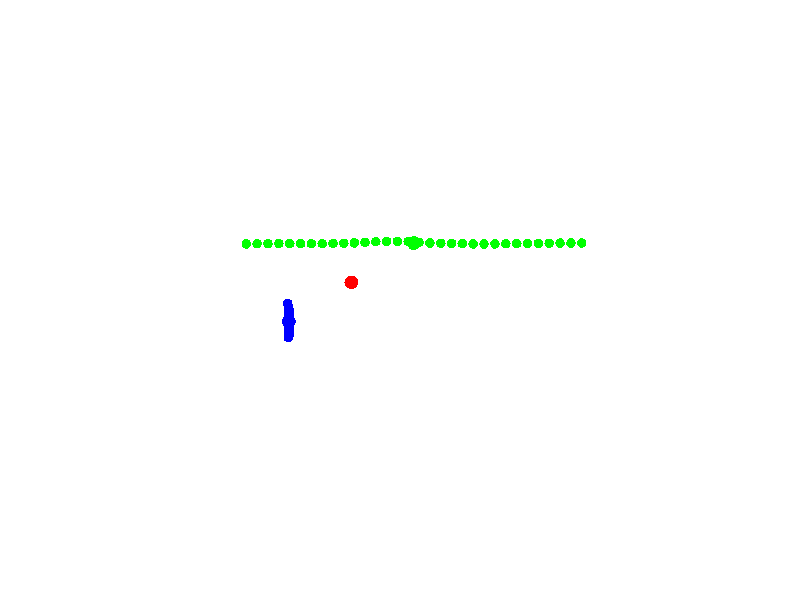

MATLAB code to generate this figure: (Note: this script raises an error after producing the figure.)
%
%  
%
% Copyright (c) 2013 Junjie Cao
clc;clear all;close all;
addpath(genpath('../../'));
DEBUG = 1;

%% input
v1 = [0.293195, 0.363208, 1.38009
0.273968, 0.36307, 1.37754
0.25467, 0.362952, 1.3756
0.235315, 0.362821, 1.37434
0.215936, 0.362648, 1.37355
0.196547, 0.362448, 1.37312
0.177155, 0.362206, 1.37351
0.157766, 0.36191, 1.37392
0.138373, 0.361663, 1.37414
0.118992, 0.361552, 1.37492
0.099642, 0.361646, 1.37619
0.0803398, 0.362023, 1.37806
0.0610625, 0.362541, 1.38014
0.0417726, 0.362902, 1.38208
0.0224478, 0.363303, 1.38368
0.00319045, 0.3645, 1.38566
-0.0160554, 0.365908, 1.38762
-0.0353928, 0.36636, 1.38898
-0.0547735, 0.366077, 1.38953
-0.0741538, 0.365506, 1.38949
-0.0933258, 0.364414, 1.38683
-0.112223, 0.363512, 1.38256
-0.131062, 0.36278, 1.378
-0.150256, 0.362362, 1.37529
-0.169554, 0.362024, 1.3734
-0.188916, 0.361846, 1.37226
-0.208303, 0.361927, 1.37183
-0.227696, 0.36222, 1.37201
-0.247063, 0.362274, 1.37301
-0.266401, 0.362085, 1.3745
-0.285717, 0.361856, 1.37615
-0.304993, 0.361626, 1.37831];

v2 = [-0.229895, 0.194241, 0.51736
-0.229454, 0.195681, 0.534269
-0.229211, 0.197126, 0.551183
-0.229009, 0.198557, 0.568099
-0.228834, 0.200013, 0.585013
-0.228684, 0.20148, 0.601926
-0.228552, 0.202958, 0.618837
-0.228456, 0.204471, 0.635746
-0.228404, 0.20604, 0.65265
-0.228405, 0.207657, 0.669551
-0.228448, 0.209311, 0.686446
-0.228522, 0.211007, 0.703338
-0.228616, 0.212761, 0.720224
-0.228709, 0.214544, 0.737107
-0.228787, 0.21633, 0.75399
-0.228836, 0.218104, 0.770874
-0.228851, 0.219846, 0.78776
-0.228854, 0.221549, 0.804652
-0.228869, 0.223206, 0.821548
-0.228909, 0.224802, 0.83845
-0.22895, 0.226376, 0.855354
-0.228986, 0.227963, 0.872257
-0.229009, 0.229574, 0.889157
-0.229014, 0.231217, 0.906053
-0.228996, 0.232891, 0.922948
-0.228961, 0.234602, 0.939839
-0.228923, 0.236352, 0.956726
-0.228893, 0.238126, 0.973609
-0.228878, 0.239913, 0.990491
-0.228883, 0.241695, 1.00738
-0.228933, 0.243476, 1.02426
-0.229081, 0.245298, 1.04114
-0.229386, 0.247212, 1.058
-0.229772, 0.249187, 1.07486
-0.23022, 0.251223, 1.09171
-0.230766, 0.253349, 1.10854
-0.231348, 0.255594, 1.12536];
c1 = mean(v1);
c2 = mean(v2);
c = 0.5*(c1+c2);
figure('Name','input'); set(gcf,'color','white');hold on;
scatter3(v1(:,1),v1(:,2), v1(:,3),50,'g','filled');
scatter3(c1(:,1),c1(:,2), c1(:,3),100,'g','filled');
scatter3(v2(:,1),v2(:,2), v2(:,3),50,'b','filled');
scatter3(c2(:,1),c2(:,2), c2(:,3),100,'b','filled');
scatter3(c(:,1),c(:,2), c(:,3),100,'r','filled');
axis off; axis equal; mouse3d;

%% rotate verts2 around center Axis 
center = [0.00318914,0.223123,0.819125];
direction =[-0.0020372,0.10127,0.994856];
angle = 3.14159;

figure('Name','c++'); set(gcf,'color','white');hold on;
scatter3(v1(:,1),v1(:,2), v1(:,3),50,'g','filled');
scatter3(c1(:,1),c1(:,2), c1(:,3),100,'g','filled');
scatter3(v2(:,1),v2(:,2), v2(:,3),50,'b','filled');
scatter3(c2(:,1),c2(:,2), c2(:,3),100,'b','filled');
scatter3(center(:,1),center(:,2), center(:,3),100,'r','filled');
axis off; axis equal; mouse3d;

%%
line = [center direction];
rot = createRotation3dLineAngle(line, angle);
[axisR angle2] = rotation3dAxisAndAngle(rot);
angle2

newvertices = transformPoint3d(v2,rot);
sum( sqrt(sum((v1 - newvertices).^2,2)) )/size(v1,1)

scatter3(newvertices(:,1),newvertices(:,2), newvertices(:,3),50,'r','filled');